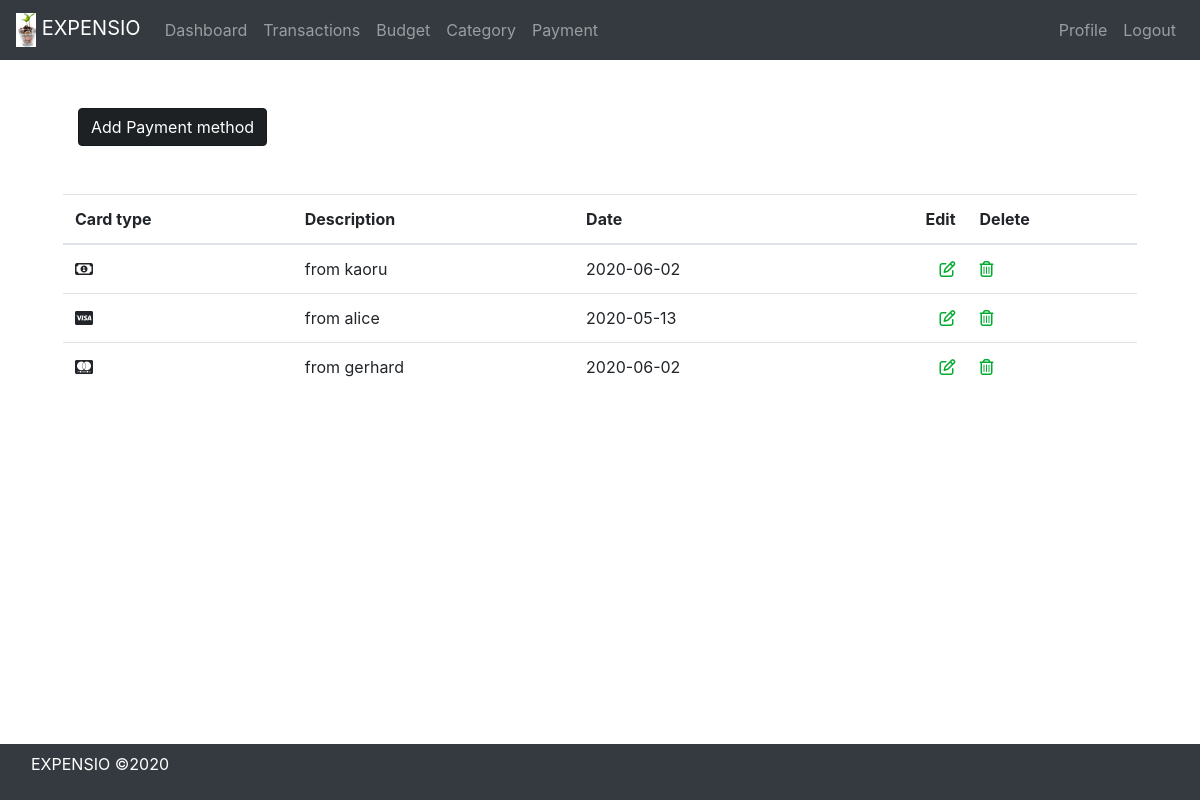
The app's page /payment/ (signed in), older data.
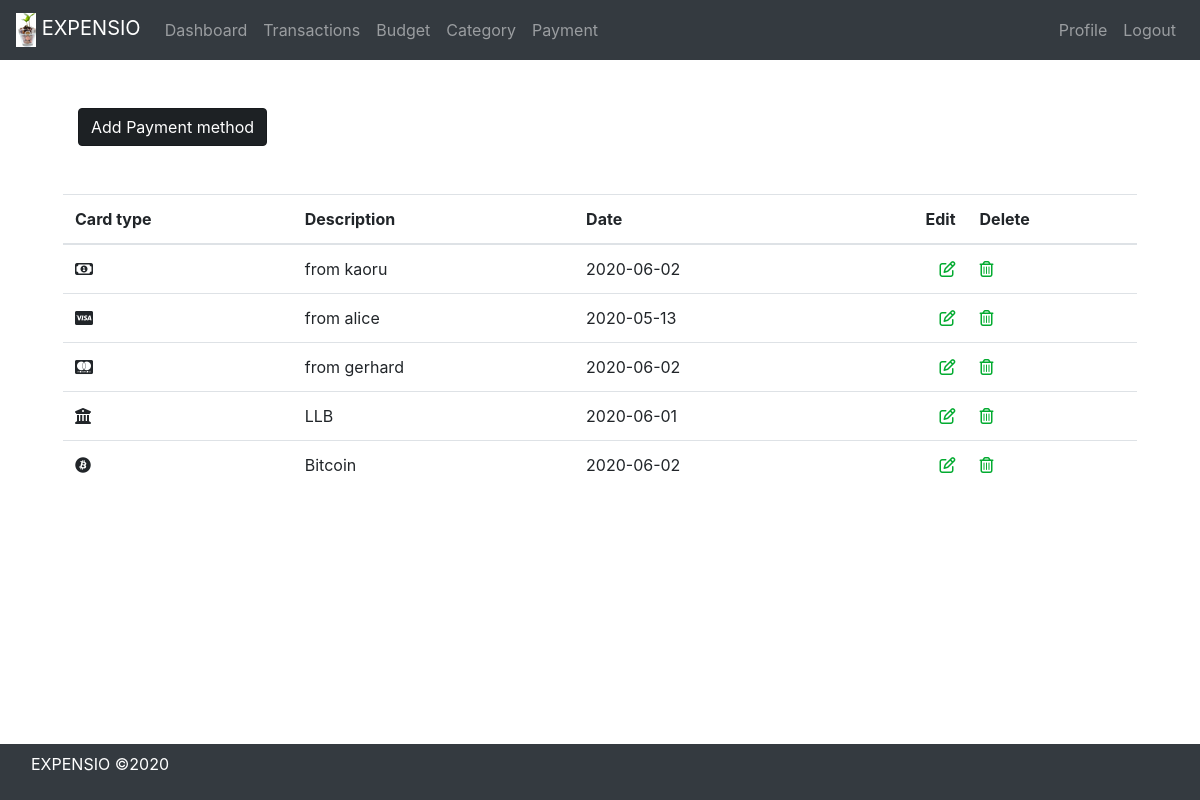
The same page, newer data.
### payment/models.py (models this page shows, shortened)
class Payment(models.Model):
    VISA = "VISA"
    MASTERCARD = "MASTERCARD"
    BANK = "BANK"
    CRYPTO = "CRYPTO"
    CASH = "CASH"
    PAYMENT_TYPE = [
        (CASH, "Cash"),
        (VISA, "Visa"),
        (MASTERCARD, "Mastercard"),
        (BANK, "Bank"),
        (CRYPTO, "Crypto"),
    ]
    type = models.CharField(max_length=50, choices=PAYMENT_TYPE, default=CASH, )
    date = models.DateTimeField()
    description = models.CharField(max_length=100, default="")
    user = models.ForeignKey("auth.User", on_delete=models.CASCADE)

### payment/views.py (the view)
# urls.py: path("", login_required(PaymentListView.as_view()), name="payment"),
class PaymentListView(ListView):
    model = Payment
    template_name = "payment.html"
    def get_queryset(self):
        return Payment.objects.filter(user=self.request.user)

### payment/templates/payment.html
{% extends 'base.html' %}
{% block content %}
    <a href="/payment/add" class="btn btn btn-dark active" role="button" aria-pressed="true">Add Payment method</a>
    <div class="row pt-5">
        <div class="table-responsive">
            <table class="table">
                <thead>
                    <tr>
                        <th scope="col">Card type</th>
                        <th scope="col">Description</th>
                        <th scope="col">Date</th>
                        <th scope="col" class="text-right">Edit</th>
                        <th scope="col">Delete</th>
                    </tr>
                </thead>
                <tbody>
                    {% for payment in object_list %}
                        <tr>
                            {% if payment.type == 'CASH'%}
                                <td><i class="far fa-money-bill-alt"></i></td>
                            {% elif payment.type == 'VISA' %}
                                <td><i class="fab fa-cc-visa"></i></td>
                            {% elif payment.type == 'MASTERCARD' %}
                                <td><i class="fab fa-cc-mastercard"></i></td>
                            {% elif payment.type == 'BANK' %}
                                <td><i class="fas fa-university"></i></td>
                            {% elif payment.type == 'CRYPTO' %}
                                <td><i class="fab fa-bitcoin"></i></td>
                            {% endif %}
                            <td>{{ payment.description }}</td>
                            <td>{{ payment.date | date:"Y-m-d" }}</td>
                            <td class="text-right">
                                <a href="{{ payment.id  }}/edit">
                                    <i class="far fa-edit" style="color:#03ab30;"></i>
                                </a>
                            </td>
                            <td>
                                <a href="{{ payment.id  }}/delete">
                                    <i class="far fa-trash-alt" style="color:#03ab30;"></i>
                                </a>
                            </td>
                        </tr>
                    {% endfor %}
                </tbody>
            </table>
        </div>
    </div>
{% endblock content %}

Row changes from the older to the newer data that the page shows:
added Payment: type "BANK" (drawn), description "LLB", date "2020-06-01"
added Payment: type "CRYPTO" (drawn), description "Bitcoin", date "2020-06-02"
